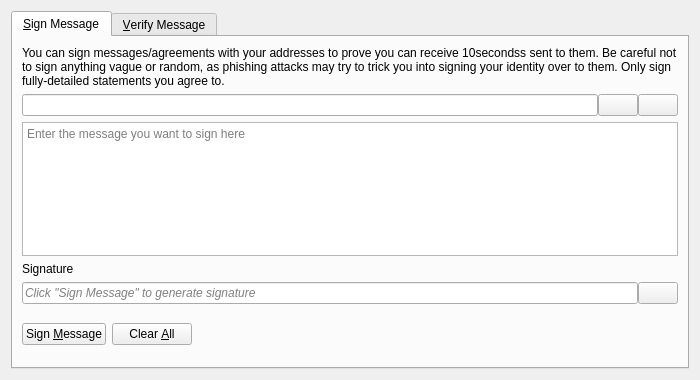
<?xml version="1.0" encoding="UTF-8"?>
<ui version="4.0">
 <class>SignVerifyMessageDialog</class>
 <widget class="QDialog" name="SignVerifyMessageDialog">
  <property name="geometry">
   <rect>
    <x>0</x>
    <y>0</y>
    <width>700</width>
    <height>380</height>
   </rect>
  </property>
  <property name="windowTitle">
   <string>Signatures - Sign / Verify a Message</string>
  </property>
  <property name="modal">
   <bool>true</bool>
  </property>
  <layout class="QVBoxLayout" name="verticalLayout">
   <item>
    <widget class="QTabWidget" name="tabWidget">
     <property name="currentIndex">
      <number>0</number>
     </property>
     <widget class="QWidget" name="tabSignMessage">
      <attribute name="title">
       <string>&amp;Sign Message</string>
      </attribute>
      <layout class="QVBoxLayout" name="verticalLayout_SM">
       <item>
        <widget class="QLabel" name="infoLabel_SM">
         <property name="text">
          <string>You can sign messages/agreements with your addresses to prove you can receive 10secondss sent to them. Be careful not to sign anything vague or random, as phishing attacks may try to trick you into signing your identity over to them. Only sign fully-detailed statements you agree to.</string>
         </property>
         <property name="textFormat">
          <enum>Qt::PlainText</enum>
         </property>
         <property name="wordWrap">
          <bool>true</bool>
         </property>
        </widget>
       </item>
       <item>
        <layout class="QHBoxLayout" name="horizontalLayout_1_SM">
         <property name="spacing">
          <number>0</number>
         </property>
         <item>
          <widget class="QValidatedLineEdit" name="addressIn_SM">
           <property name="toolTip">
            <string>The 10Seconds address to sign the message with</string>
           </property>
          </widget>
         </item>
         <item>
          <widget class="QPushButton" name="addressBookButton_SM">
           <property name="toolTip">
            <string>Choose previously used address</string>
           </property>
           <property name="text">
            <string/>
           </property>
           <property name="icon">
            <iconset resource="../bitcoin.qrc">
             <normaloff>:/icons/address-book</normaloff>:/icons/address-book</iconset>
           </property>
           <property name="shortcut">
            <string>Alt+A</string>
           </property>
           <property name="autoDefault">
            <bool>false</bool>
           </property>
          </widget>
         </item>
         <item>
          <widget class="QPushButton" name="pasteButton_SM">
           <property name="toolTip">
            <string>Paste address from clipboard</string>
           </property>
           <property name="text">
            <string/>
           </property>
           <property name="icon">
            <iconset resource="../bitcoin.qrc">
             <normaloff>:/icons/editpaste</normaloff>:/icons/editpaste</iconset>
           </property>
           <property name="shortcut">
            <string>Alt+P</string>
           </property>
           <property name="autoDefault">
            <bool>false</bool>
           </property>
          </widget>
         </item>
        </layout>
       </item>
       <item>
        <widget class="QPlainTextEdit" name="messageIn_SM">
         <property name="toolTip">
          <string>Enter the message you want to sign here</string>
         </property>
         <property name="placeholderText">
          <string>Enter the message you want to sign here</string>
         </property>
        </widget>
       </item>
       <item>
        <widget class="QLabel" name="signatureLabel_SM">
         <property name="text">
          <string>Signature</string>
         </property>
         <property name="textFormat">
          <enum>Qt::PlainText</enum>
         </property>
        </widget>
       </item>
       <item>
        <layout class="QHBoxLayout" name="horizontalLayout_2_SM">
         <property name="spacing">
          <number>0</number>
         </property>
         <item>
          <widget class="QLineEdit" name="signatureOut_SM">
           <property name="placeholderText">
            <string>Click "Sign Message" to generate signature</string>
           </property>
           <property name="font">
            <font>
             <italic>true</italic>
            </font>
           </property>
           <property name="readOnly">
            <bool>true</bool>
           </property>
          </widget>
         </item>
         <item>
          <widget class="QPushButton" name="copySignatureButton_SM">
           <property name="toolTip">
            <string>Copy the current signature to the system clipboard</string>
           </property>
           <property name="text">
            <string/>
           </property>
           <property name="icon">
            <iconset resource="../bitcoin.qrc">
             <normaloff>:/icons/editcopy</normaloff>:/icons/editcopy</iconset>
           </property>
           <property name="autoDefault">
            <bool>false</bool>
           </property>
          </widget>
         </item>
        </layout>
       </item>
       <item>
        <layout class="QHBoxLayout" name="horizontalLayout_3_SM">
         <item>
          <widget class="QPushButton" name="signMessageButton_SM">
           <property name="toolTip">
            <string>Sign the message to prove you own this 10Seconds address</string>
           </property>
           <property name="text">
            <string>Sign &amp;Message</string>
           </property>
           <property name="icon">
            <iconset resource="../bitcoin.qrc">
             <normaloff>:/icons/edit</normaloff>:/icons/edit</iconset>
           </property>
           <property name="autoDefault">
            <bool>false</bool>
           </property>
          </widget>
         </item>
         <item>
          <widget class="QPushButton" name="clearButton_SM">
           <property name="toolTip">
            <string>Reset all sign message fields</string>
           </property>
           <property name="text">
            <string>Clear &amp;All</string>
           </property>
           <property name="icon">
            <iconset resource="../bitcoin.qrc">
             <normaloff>:/icons/remove</normaloff>:/icons/remove</iconset>
           </property>
           <property name="autoDefault">
            <bool>false</bool>
           </property>
          </widget>
         </item>
         <item>
          <spacer name="horizontalSpacer_1_SM">
           <property name="orientation">
            <enum>Qt::Horizontal</enum>
           </property>
           <property name="sizeHint" stdset="0">
            <size>
             <width>40</width>
             <height>48</height>
            </size>
           </property>
          </spacer>
         </item>
         <item>
          <widget class="QLabel" name="statusLabel_SM">
           <property name="font">
            <font>
             <weight>75</weight>
             <bold>true</bold>
            </font>
           </property>
           <property name="text">
            <string/>
           </property>
           <property name="wordWrap">
            <bool>true</bool>
           </property>
          </widget>
         </item>
         <item>
          <spacer name="horizontalSpacer_2_SM">
           <property name="orientation">
            <enum>Qt::Horizontal</enum>
           </property>
           <property name="sizeHint" stdset="0">
            <size>
             <width>40</width>
             <height>48</height>
            </size>
           </property>
          </spacer>
         </item>
        </layout>
       </item>
      </layout>
     </widget>
     <widget class="QWidget" name="tabVerifyMessage">
      <attribute name="title">
       <string>&amp;Verify Message</string>
      </attribute>
      <layout class="QVBoxLayout" name="verticalLayout_VM">
       <item>
        <widget class="QLabel" name="infoLabel_VM">
         <property name="text">
          <string>Enter the receiver's address, message (ensure you copy line breaks, spaces, tabs, etc. exactly) and signature below to verify the message. Be careful not to read more into the signature than what is in the signed message itself, to avoid being tricked by a man-in-the-middle attack. Note that this only proves the signing party receives with the address, it cannot prove sendership of any transaction!</string>
         </property>
         <property name="textFormat">
          <enum>Qt::PlainText</enum>
         </property>
         <property name="alignment">
          <set>Qt::AlignLeading|Qt::AlignLeft|Qt::AlignTop</set>
         </property>
         <property name="wordWrap">
          <bool>true</bool>
         </property>
        </widget>
       </item>
       <item>
        <layout class="QHBoxLayout" name="horizontalLayout_1_VM">
         <property name="spacing">
          <number>0</number>
         </property>
         <item>
          <widget class="QValidatedLineEdit" name="addressIn_VM">
           <property name="toolTip">
            <string>The 10Seconds address the message was signed with</string>
           </property>
          </widget>
         </item>
         <item>
          <widget class="QPushButton" name="addressBookButton_VM">
           <property name="toolTip">
            <string>Choose previously used address</string>
           </property>
           <property name="text">
            <string/>
           </property>
           <property name="icon">
            <iconset resource="../bitcoin.qrc">
             <normaloff>:/icons/address-book</normaloff>:/icons/address-book</iconset>
           </property>
           <property name="shortcut">
            <string>Alt+A</string>
           </property>
           <property name="autoDefault">
            <bool>false</bool>
           </property>
          </widget>
         </item>
        </layout>
       </item>
       <item>
        <widget class="QPlainTextEdit" name="messageIn_VM">
          <property name="toolTip">
            <string>The signed message to verify</string>
          </property>
          <property name="placeholderText">
            <string>The signed message to verify</string>
          </property>
        </widget>
       </item>
       <item>
        <widget class="QValidatedLineEdit" name="signatureIn_VM">
          <property name="toolTip">
            <string>The signature given when the message was signed</string>
          </property>
          <property name="placeholderText">
            <string>The signature given when the message was signed</string>
          </property>
        </widget>
       </item>
       <item>
        <layout class="QHBoxLayout" name="horizontalLayout_2_VM">
         <item>
          <widget class="QPushButton" name="verifyMessageButton_VM">
           <property name="toolTip">
            <string>Verify the message to ensure it was signed with the specified 10Seconds address</string>
           </property>
           <property name="text">
            <string>Verify &amp;Message</string>
           </property>
           <property name="icon">
            <iconset resource="../bitcoin.qrc">
             <normaloff>:/icons/transaction_0</normaloff>:/icons/transaction_0</iconset>
           </property>
           <property name="autoDefault">
            <bool>false</bool>
           </property>
          </widget>
         </item>
         <item>
          <widget class="QPushButton" name="clearButton_VM">
           <property name="toolTip">
            <string>Reset all verify message fields</string>
           </property>
           <property name="text">
            <string>Clear &amp;All</string>
           </property>
           <property name="icon">
            <iconset resource="../bitcoin.qrc">
             <normaloff>:/icons/remove</normaloff>:/icons/remove</iconset>
           </property>
           <property name="autoDefault">
            <bool>false</bool>
           </property>
          </widget>
         </item>
         <item>
          <spacer name="horizontalSpacer_1_VM">
           <property name="orientation">
            <enum>Qt::Horizontal</enum>
           </property>
           <property name="sizeHint" stdset="0">
            <size>
             <width>40</width>
             <height>48</height>
            </size>
           </property>
          </spacer>
         </item>
         <item>
          <widget class="QLabel" name="statusLabel_VM">
           <property name="font">
            <font>
             <weight>75</weight>
             <bold>true</bold>
            </font>
           </property>
           <property name="text">
            <string/>
           </property>
           <property name="wordWrap">
            <bool>true</bool>
           </property>
          </widget>
         </item>
         <item>
          <spacer name="horizontalSpacer_2_VM">
           <property name="orientation">
            <enum>Qt::Horizontal</enum>
           </property>
           <property name="sizeHint" stdset="0">
            <size>
             <width>40</width>
             <height>48</height>
            </size>
           </property>
          </spacer>
         </item>
        </layout>
       </item>
      </layout>
     </widget>
    </widget>
   </item>
  </layout>
 </widget>
 <customwidgets>
  <customwidget>
   <class>QValidatedLineEdit</class>
   <extends>QLineEdit</extends>
   <header>qt/qvalidatedlineedit.h</header>
  </customwidget>
 </customwidgets>
 <resources>
  <include location="../bitcoin.qrc"/>
 </resources>
 <connections/>
</ui>
